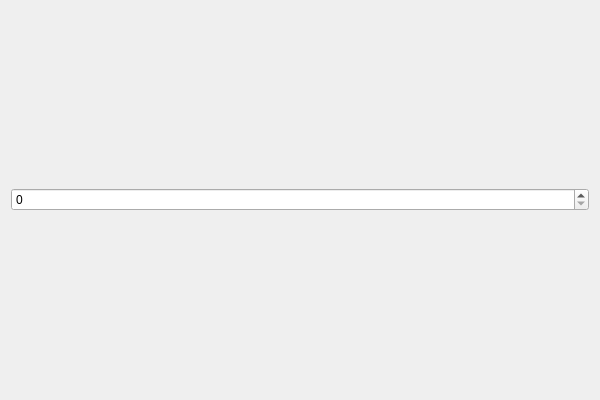
<?xml version="1.0" encoding="UTF-8"?>
<ui version="4.0">
 <class>BPIntEditorClass</class>
 <widget class="QWidget" name="BPIntEditorClass">
  <property name="geometry">
   <rect>
    <x>0</x>
    <y>0</y>
    <width>600</width>
    <height>400</height>
   </rect>
  </property>
  <property name="windowTitle">
   <string>BPIntEditor</string>
  </property>
  <layout class="QHBoxLayout" name="horizontalLayout">
   <item>
    <widget class="QSpinBox" name="spinBox">
     <property name="maximum">
      <number>999999</number>
     </property>
    </widget>
   </item>
  </layout>
 </widget>
 <layoutdefault spacing="6" margin="11"/>
 <resources/>
 <connections/>
</ui>
